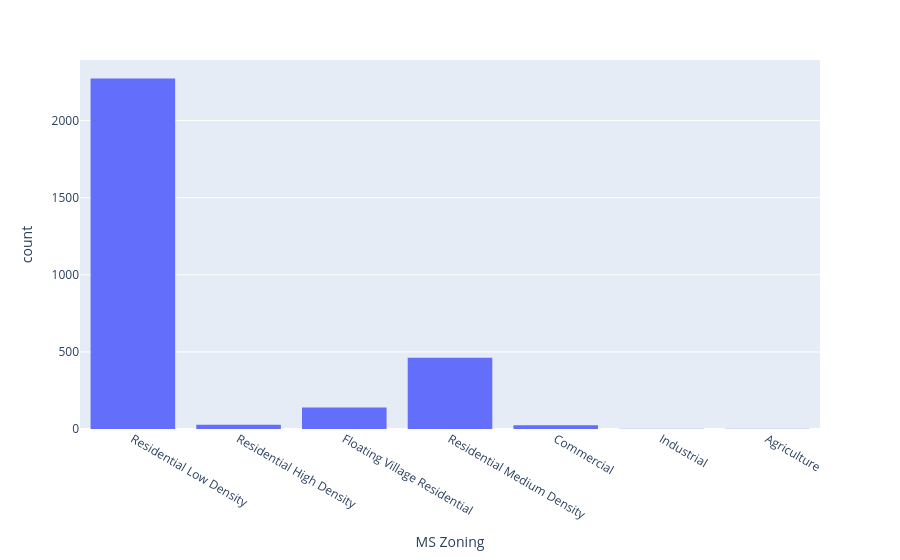

The code cell stored with this chart in its notebook:
### Code cell
# MS Zoning column chart 
fig = px.histogram(df, x='MS Zoning')
fig.show()

### Figure 1 — Plotly figure (JSON) as saved in the notebook; plotly's stock layout.template omitted (floating-point values rounded to 4 significant figures; data arrays with more than 128 entries replaced by an {"elided": "..."} marker saying what was removed)
{"data": [{"alignmentgroup": "True", "bingroup": "x", "hovertemplate": "MS Zoning=%{x}<br>count=%{y}<extra></extra>", "legendgroup": "", "marker": {"color": "#636efa", "pattern": {"shape": ""}}, "name": "", "offsetgroup": "", "orientation": "v", "showlegend": false, "type": "histogram", "x": {"elided": "2930 str values"}, "xaxis": "x", "yaxis": "y"}], "layout": {"barmode": "relative", "legend": {"tracegroupgap": 0}, "margin": {"t": 60}, "xaxis": {"anchor": "y", "domain": [0, 1], "title": {"text": "MS Zoning"}}, "yaxis": {"anchor": "x", "domain": [0, 1], "title": {"text": "count"}}}}
